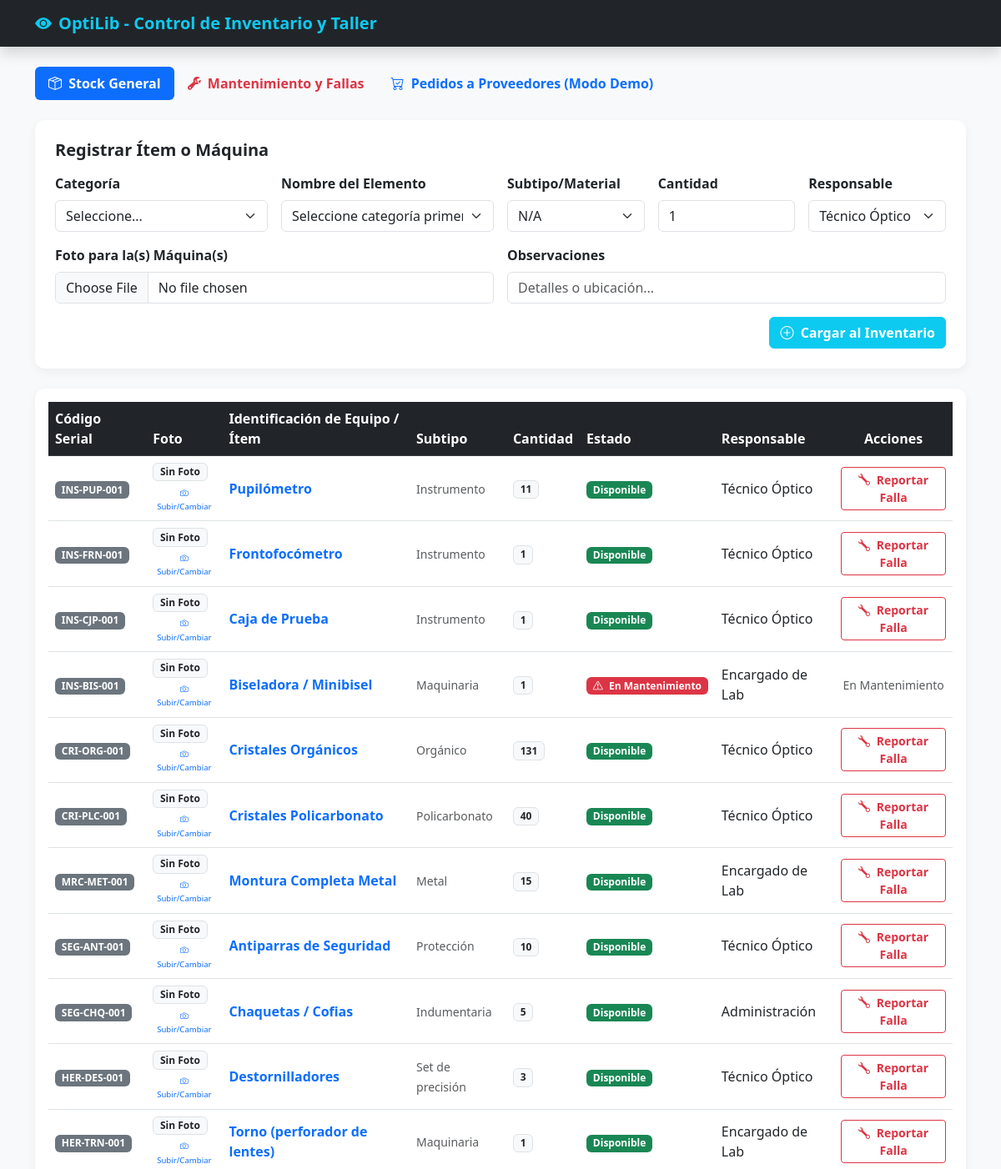
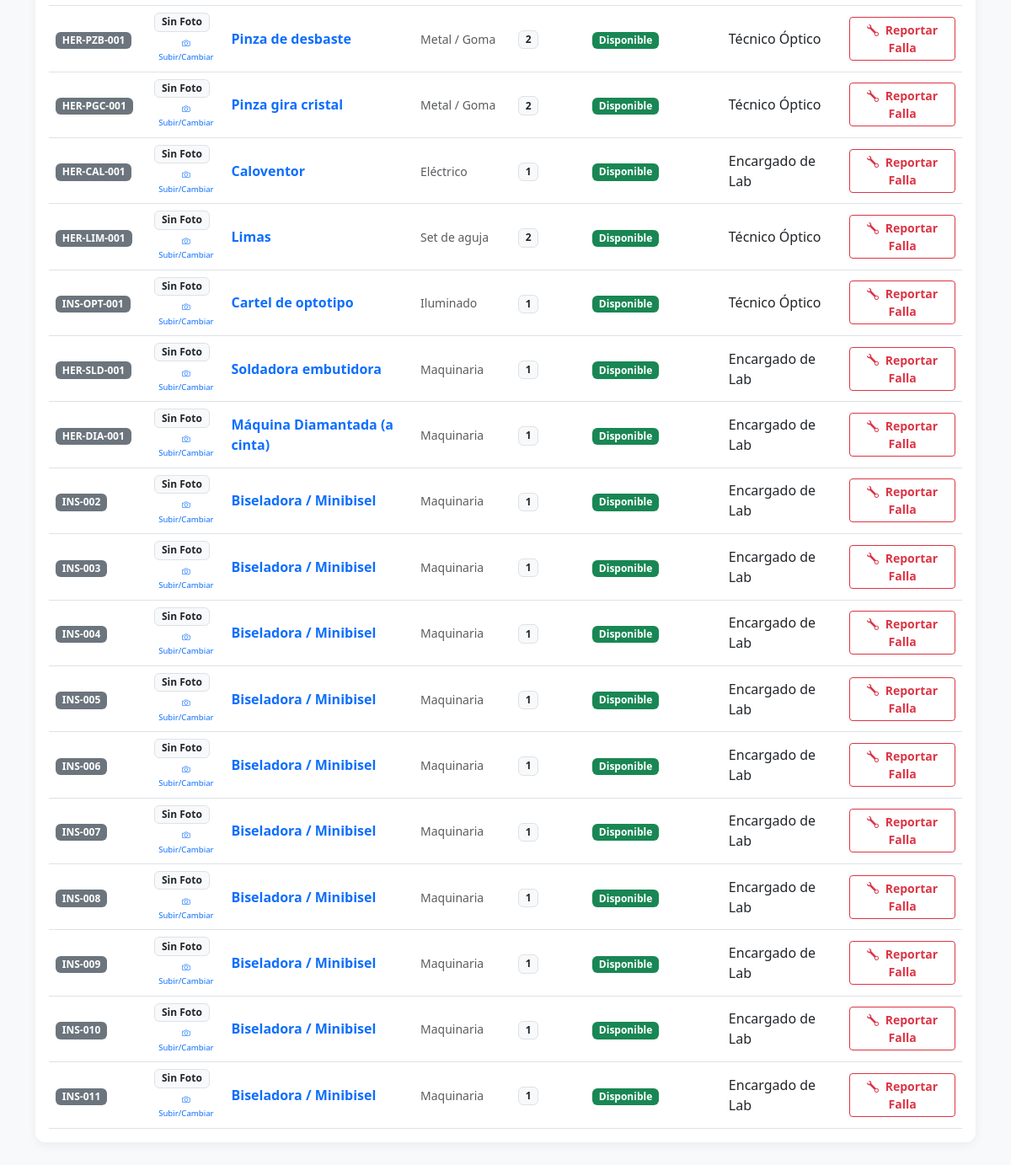
The page / on the database its author committed (2 pictures, top to bottom).
### tables this page shows
CREATE TABLE `items` (
  `id` int(11) NOT NULL,
  `codigo_serial` varchar(50) NOT NULL,
  `categoria_id` int(11) NOT NULL,
  `nombre` varchar(100) NOT NULL,
  `subtipo` varchar(50) DEFAULT NULL,
  `forma_diseno` varchar(50) DEFAULT NULL,
  `cantidad` int(11) DEFAULT 1,
  `estado` enum('Disponible','En Uso','En Mantenimiento','Baja','Rayado/Dañado') DEFAULT 'Disponible',
  `fecha_adquisicion` date DEFAULT NULL,
  `observaciones` text DEFAULT NULL,
  `imagen` varchar(255) DEFAULT 'default.png',
  `ultimo_usuario` varchar(100) DEFAULT NULL,
  `alerta_enviada` tinyint(1) DEFAULT 0
);

### index.php (the view, shortened to what this page needs)
<?php
include 'conexion.php';
$items = $pdo->query("SELECT * FROM items ORDER BY id ASC")->fetchAll();
?>
<!DOCTYPE html>
<html lang="es">
<head>
    <link href="https://cdn.jsdelivr.net/npm/bootstrap@5.3.0/dist/css/bootstrap.min.css" rel="stylesheet">
    <link href="https://cdn.jsdelivr.net/npm/bootstrap-icons@1.10.0/font/bootstrap-icons.css" rel="stylesheet">
</head>
<body class="bg-light">
<nav class="navbar navbar-expand-lg navbar-dark bg-dark mb-4 shadow">
    <div class="container">
        <a class="navbar-brand fw-bold text-info" href="#"><i class="bi bi-eye-fill me-2"></i>OptiLib - Control de Inventario y Taller</a>
    </div>
</nav>
<div class="container pb-5">
    <ul class="nav nav-pills mb-4" id="pills-tab" role="tablist">
        <li class="nav-item">
            <button class="nav-link active fw-bold" data-bs-toggle="pill" data-bs-target="#pills-inventory" type="button">
                <i class="bi bi-box-seam me-1"></i> Stock General
            </button>
        </li>
        <li class="nav-item">
            <button class="nav-link fw-bold text-danger" data-bs-toggle="pill" data-bs-target="#pills-mantenimiento" type="button">
                <i class="bi bi-wrench-adjustable me-1"></i> Mantenimiento y Fallas
            </button>
        </li>
        <li class="nav-item">
            <button class="nav-link fw-bold text-primary" data-bs-toggle="pill" data-bs-target="#pills-pedidos" type="button">
                <i class="bi bi-cart-check me-1"></i> Pedidos a Proveedores (Modo Demo)
            </button>
        </li>
    </ul>
    <div class="tab-content">
        <div class="tab-pane fade show active" id="pills-inventory">
            <div class="card card-dash p-4 mb-4">
                <h5 class="fw-bold mb-3">Registrar Ítem o Máquina</h5>
                <form id="formRegistro" method="POST" enctype="multipart/form-data" class="row g-3">
                    <div class="col-md-3">
                        <label class="form-label fw-semibold">Categoría</label>
                        <select name="categoria_id" id="selectCategoria" class="form-select" required>
                            <option value="">Seleccione...</option>
                        </select>
                    </div>
                    <div class="col-md-3">
                        <label class="form-label fw-semibold">Nombre del Elemento</label>
                        <select name="nombre" id="selectNombre" class="form-select" required>
                            <option value="">Seleccione categoría primero...</option>
                        </select>
                    </div>
                    <div class="col-md-2">
                        <label class="form-label fw-semibold">Subtipo/Material</label>
                        <select name="subtipo" class="form-select">
                            <option value="N/A">N/A</option>
                        </select>
                    </div>
                    <div class="col-md-2">
                        <label class="form-label fw-semibold">Cantidad</label>
                        <input type="number" name="cantidad" value="1" min="1" class="form-control" required>
                    </div>
                    <div class="col-md-2">
                        <label class="form-label fw-semibold">Responsable</label>
                        <select name="usuario" class="form-select" required>
                            <option value="Técnico Óptico">Técnico Óptico</option>
                        </select>
                    </div>
                    <div class="col-md-6">
                        <label class="form-label fw-semibold">Foto para la(s) Máquina(s)</label>
                        <input type="file" name="imagen_item" class="form-control" accept="image/*">
                    </div>
                    <div class="col-md-6">
                        <label class="form-label fw-semibold">Observaciones</label>
                        <input type="text" name="observaciones" class="form-control" placeholder="Detalles o ubicación...">
                    </div>
                    <div class="col-12 text-end">
                        <button type="submit" class="btn btn-info text-white fw-bold">
                            <i class="bi bi-plus-circle me-1"></i> Cargar al Inventario
                        </button>
                    </div>
                </form>
            </div>
            <div class="card card-dash p-3">
                <div class="table-responsive">
                    <table class="table table-hover align-middle mb-0">
                        <thead class="table-dark">
                            <tr>
                                <th>Código Serial</th>
                                <th>Foto</th>
                                <th>Identificación de Equipo / Ítem</th>
                                <th>Subtipo</th>
                                <th>Cantidad</th>
                                <th>Estado</th>
                                <th>Responsable</th>
                                <th class="text-center">Acciones</th>
                            </tr>
                        </thead>
                        <tbody>
                            <?php foreach ($items as $i): ?>
                            <tr>
                                <td><span class="badge bg-secondary"><?= htmlspecialchars($i['codigo_serial']) ?></span></td>
                                <td>
                                    <form method="POST" enctype="multipart/form-data" class="d-flex flex-column align-items-start">
                                        <?php if (!empty($i['imagen']) && $i['imagen'] !== 'default.png' && file_exists('uploads/' . $i['imagen'])): ?>
                                            <img src="uploads/<?= htmlspecialchars($i['imagen']) ?>" class="img-preview mb-1" onclick="this.nextElementSibling.click()">
                                        <?php else: ?>
                                            <span class="badge bg-light text-dark border mb-1" style="cursor:pointer;" onclick="this.nextElementSibling.click()">Sin Foto</span>
                                        <?php endif; ?>
                                        <button type="button" class="btn btn-link btn-foto p-0 text-decoration-none" onclick="this.previousElementSibling.click()">
                                            <small><i class="bi bi-camera"></i> Subir/Cambiar</small>
                                        </button>
                                    </form>
                                </td>
                                <td class="fw-bold text-primary"><?= htmlspecialchars($i['nombre']) ?></td>
                                <td><small class="text-muted"><?= htmlspecialchars($i['subtipo']) ?></small></td>
                                <td><span class="badge bg-light text-dark border"><?= $i['cantidad'] ?></span></td>
                                <td>
                                    <?php if ($i['estado'] === 'Disponible'): ?>
                                        <span class="badge bg-success">Disponible</span>
                                    <?php elseif ($i['estado'] === 'En Mantenimiento'): ?>
                                        <span class="badge bg-danger"><i class="bi bi-exclamation-triangle me-1"></i> En Mantenimiento</span>
                                    <?php else: ?>
                                        <span class="badge bg-warning text-dark"><?= $i['estado'] ?></span>
                                    <?php endif; ?>
                                </td>
                                <td><?= htmlspecialchars($i['ultimo_usuario'] ?? '-') ?></td>
                                <td class="text-center">
                                    <?php if ($i['estado'] === 'Disponible'): ?>
                                        <button class="btn btn-sm btn-outline-danger fw-bold" onclick="abrirModalReporte(<?= $i['id'] ?>, '<?= htmlspecialchars($i['codigo_serial']) ?> - <?= htmlspecialchars($i['nombre'], ENT_QUOTES) ?>')">
                                            <i class="bi bi-wrench me-1"></i> Reportar Falla
                                        </button>
                                    <?php else: ?>
                                        <span class="text-muted small">En Mantenimiento</span>
                                    <?php endif; ?>
                                </td>
                            </tr>
                            <?php endforeach; ?>
                        </tbody>
                    </table>
                </div>
            </div>
        </div>
    </div>
</div>
</body>
</html>

### index.php (style rules this page uses)
.card-dash { border: none; border-radius: 12px; box-shadow: 0 4px 12px rgba(0,0,0,0.05); }
.btn-foto { padding: 2px 6px; font-size: 11px; }

### rows shown on the page
items: codigo_serial "INS-PUP-001", shows "Sin Foto", nombre "Pupilómetro", subtipo "Instrumento", cantidad "11", estado "Disponible", ultimo_usuario "Técnico Óptico"
items: codigo_serial "INS-FRN-001", shows "Sin Foto", nombre "Frontofocómetro", subtipo "Instrumento", cantidad "1", estado "Disponible", ultimo_usuario "Técnico Óptico"
items: codigo_serial "INS-CJP-001", shows "Sin Foto", nombre "Caja de Prueba", subtipo "Instrumento", cantidad "1", estado "Disponible", ultimo_usuario "Técnico Óptico"
items: codigo_serial "INS-BIS-001", shows "Sin Foto", nombre "Biseladora / Minibisel", subtipo "Maquinaria", cantidad "1", estado "En Mantenimiento" (drawn), ultimo_usuario "Encargado de Lab"
items: codigo_serial "CRI-ORG-001", shows "Sin Foto", nombre "Cristales Orgánicos", subtipo "Orgánico", cantidad "131", estado "Disponible", ultimo_usuario "Técnico Óptico"
items: codigo_serial "CRI-PLC-001", shows "Sin Foto", nombre "Cristales Policarbonato", subtipo "Policarbonato", cantidad "40", estado "Disponible", ultimo_usuario "Técnico Óptico"
items: codigo_serial "MRC-MET-001", imagen "Sin Foto", nombre "Montura Completa Metal", subtipo "Metal", cantidad "15", estado "Disponible", ultimo_usuario "Encargado de Lab"
items: codigo_serial "SEG-ANT-001", shows "Sin Foto", nombre "Antiparras de Seguridad", subtipo "Protección", cantidad "10", estado "Disponible", ultimo_usuario "Técnico Óptico"
items: codigo_serial "SEG-CHQ-001", imagen "Sin Foto", nombre "Chaquetas / Cofias", subtipo "Indumentaria", cantidad "5", estado "Disponible", ultimo_usuario "Administración"
items: codigo_serial "HER-DES-001", shows "Sin Foto", nombre "Destornilladores", subtipo "Set de precisión", cantidad "3", estado "Disponible", ultimo_usuario "Técnico Óptico"
items: codigo_serial "HER-TRN-001", shows "Sin Foto", nombre "Torno (perforador de lentes)", subtipo "Maquinaria", cantidad "1", estado "Disponible", ultimo_usuario "Encargado de Lab"
items: codigo_serial "HER-PZB-001", shows "Sin Foto", nombre "Pinza de desbaste", subtipo "Metal / Goma", cantidad "2", estado "Disponible", ultimo_usuario "Técnico Óptico"
items: codigo_serial "HER-PGC-001", shows "Sin Foto", nombre "Pinza gira cristal", subtipo "Metal / Goma", cantidad "2", estado "Disponible", ultimo_usuario "Técnico Óptico"
items: codigo_serial "HER-CAL-001", shows "Sin Foto", nombre "Caloventor", subtipo "Eléctrico", cantidad "1", estado "Disponible", ultimo_usuario "Encargado de Lab"
items: codigo_serial "HER-LIM-001", shows "Sin Foto", nombre "Limas", subtipo "Set de aguja", cantidad "2", estado "Disponible", ultimo_usuario "Técnico Óptico"
items: codigo_serial "INS-OPT-001", shows "Sin Foto", nombre "Cartel de optotipo", subtipo "Iluminado", cantidad "1", estado "Disponible", ultimo_usuario "Técnico Óptico"
items: codigo_serial "HER-SLD-001", shows "Sin Foto", nombre "Soldadora embutidora", subtipo "Maquinaria", cantidad "1", estado "Disponible", ultimo_usuario "Encargado de Lab"
items: codigo_serial "HER-DIA-001", shows "Sin Foto", nombre "Máquina Diamantada (a cinta)", subtipo "Maquinaria", cantidad "1", estado "Disponible", ultimo_usuario "Encargado de Lab"
items: codigo_serial "INS-002", imagen "Sin Foto", nombre "Biseladora / Minibisel", subtipo "Maquinaria", cantidad "1", estado "Disponible", ultimo_usuario "Encargado de Lab"
items: codigo_serial "INS-003", imagen "Sin Foto", nombre "Biseladora / Minibisel", subtipo "Maquinaria", cantidad "1", estado "Disponible", ultimo_usuario "Encargado de Lab"
items: codigo_serial "INS-004", imagen "Sin Foto", nombre "Biseladora / Minibisel", subtipo "Maquinaria", cantidad "1", estado "Disponible", ultimo_usuario "Encargado de Lab"
items: codigo_serial "INS-005", imagen "Sin Foto", nombre "Biseladora / Minibisel", subtipo "Maquinaria", cantidad "1", estado "Disponible", ultimo_usuario "Encargado de Lab"
items: codigo_serial "INS-006", imagen "Sin Foto", nombre "Biseladora / Minibisel", subtipo "Maquinaria", cantidad "1", estado "Disponible", ultimo_usuario "Encargado de Lab"
items: codigo_serial "INS-007", imagen "Sin Foto", nombre "Biseladora / Minibisel", subtipo "Maquinaria", cantidad "1", estado "Disponible", ultimo_usuario "Encargado de Lab"
items: codigo_serial "INS-008", imagen "Sin Foto", nombre "Biseladora / Minibisel", subtipo "Maquinaria", cantidad "1", estado "Disponible", ultimo_usuario "Encargado de Lab"
items: codigo_serial "INS-009", imagen "Sin Foto", nombre "Biseladora / Minibisel", subtipo "Maquinaria", cantidad "1", estado "Disponible", ultimo_usuario "Encargado de Lab"
items: codigo_serial "INS-010", imagen "Sin Foto", nombre "Biseladora / Minibisel", subtipo "Maquinaria", cantidad "1", estado "Disponible", ultimo_usuario "Encargado de Lab"
items: codigo_serial "INS-011", imagen "Sin Foto", nombre "Biseladora / Minibisel", subtipo "Maquinaria", cantidad "1", estado "Disponible", ultimo_usuario "Encargado de Lab"
